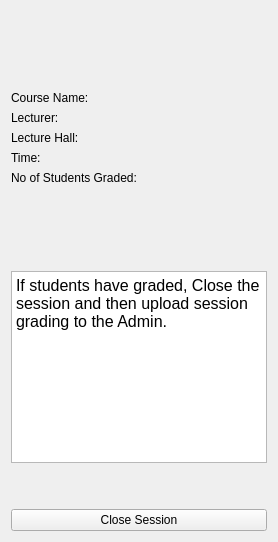
                    <widget class="QWidget" name="page_11">
                     <layout class="QVBoxLayout" name="verticalLayout_17">
                      <item>
                       <spacer name="verticalSpacer_29">
                        <property name="orientation">
                         <enum>Qt::Vertical</enum>
                        </property>
                        <property name="sizeHint" stdset="0">
                         <size>
                          <width>20</width>
                          <height>40</height>
                         </size>
                        </property>
                       </spacer>
                      </item>
                      <item>
                       <layout class="QVBoxLayout" name="verticalLayout_194">
                        <item>
                         <spacer name="verticalSpacer_30">
                          <property name="orientation">
                           <enum>Qt::Vertical</enum>
                          </property>
                          <property name="sizeHint" stdset="0">
                           <size>
                            <width>20</width>
                            <height>40</height>
                           </size>
                          </property>
                         </spacer>
                        </item>
                        <item>
                         <widget class="QLabel" name="closeCourseName">
                          <property name="text">
                           <string>Course Name:</string>
                          </property>
                         </widget>
                        </item>
                        <item>
                         <widget class="QLabel" name="closeLecturerLabel">
                          <property name="text">
                           <string>Lecturer:</string>
                          </property>
                         </widget>
                        </item>
                        <item>
                         <widget class="QLabel" name="lectureHallLabel">
                          <property name="text">
                           <string>Lecture Hall:</string>
                          </property>
                         </widget>
                        </item>
                        <item>
                         <widget class="QLabel" name="timeLabel">
                          <property name="text">
                           <string>Time:</string>
                          </property>
                         </widget>
                        </item>
                        <item>
                         <widget class="QLabel" name="no_students">
                          <property name="text">
                           <string>No of Students Graded:</string>
                          </property>
                         </widget>
                        </item>
                        <item>
                         <spacer name="verticalSpacer_28">
                          <property name="orientation">
                           <enum>Qt::Vertical</enum>
                          </property>
                          <property name="sizeHint" stdset="0">
                           <size>
                            <width>20</width>
                            <height>40</height>
                           </size>
                          </property>
                         </spacer>
                        </item>
                        <item>
                         <spacer name="verticalSpacer_27">
                          <property name="orientation">
                           <enum>Qt::Vertical</enum>
                          </property>
                          <property name="sizeHint" stdset="0">
                           <size>
                            <width>20</width>
                            <height>40</height>
                           </size>
                          </property>
                         </spacer>
                        </item>
                        <item>
                         <widget class="QTextBrowser" name="textBrowser_137">
                          <property name="styleSheet">
                           <string notr="true"/>
                          </property>
                          <property name="html">
                           <string>&lt;!DOCTYPE HTML PUBLIC &quot;-//W3C//DTD HTML 4.0//EN&quot; &quot;http://www.w3.org/TR/REC-html40/strict.dtd&quot;&gt;
&lt;html&gt;&lt;head&gt;&lt;meta name=&quot;qrichtext&quot; content=&quot;1&quot; /&gt;&lt;style type=&quot;text/css&quot;&gt;
p, li { white-space: pre-wrap; }
&lt;/style&gt;&lt;/head&gt;&lt;body style=&quot; font-family:'MS Shell Dlg 2'; font-size:8.25pt; font-weight:400; font-style:normal;&quot;&gt;
&lt;p style=&quot; margin-top:0px; margin-bottom:0px; margin-left:0px; margin-right:0px; -qt-block-indent:0; text-indent:0px;&quot;&gt;&lt;span style=&quot; font-family:'Comic Sans MS'; font-size:12pt;&quot;&gt;If students have graded, Close the session and then upload session grading to the Admin.&lt;/span&gt;&lt;/p&gt;&lt;/body&gt;&lt;/html&gt;</string>
                          </property>
                         </widget>
                        </item>
                        <item>
                         <spacer name="verticalSpacer_26">
                          <property name="orientation">
                           <enum>Qt::Vertical</enum>
                          </property>
                          <property name="sizeHint" stdset="0">
                           <size>
                            <width>20</width>
                            <height>40</height>
                           </size>
                          </property>
                         </spacer>
                        </item>
                       </layout>
                      </item>
                      <item>
                       <widget class="QPushButton" name="closeSessionBtn">
                        <property name="text">
                         <string>Close Session</string>
                        </property>
                       </widget>
                      </item>
                     </layout>
                    </widget>
